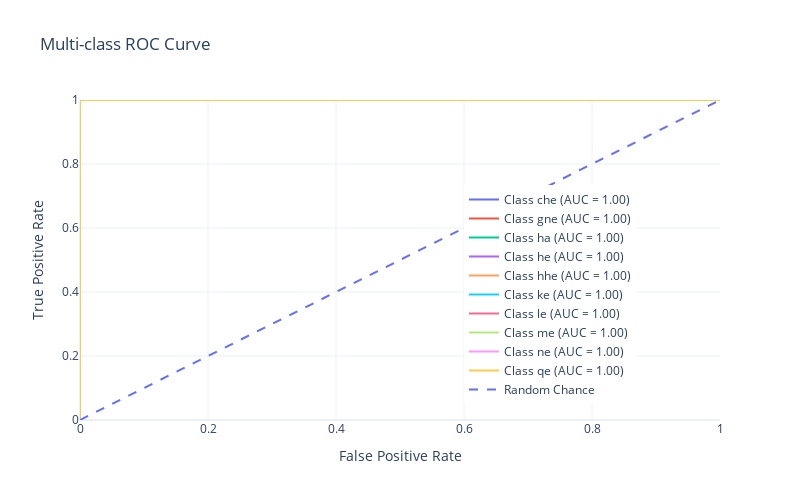

The cell this chart's notebook holds for it:
### Markdown cell above
**The ROC-AUC Curve**

### Code cell
import plotly.graph_objs as go
from sklearn.metrics import roc_curve, auc
from sklearn.preprocessing import label_binarize

# One-hot encode true labels
n_classes = len(label_encoder.classes_)
y_true = label_binarize(test_classes_encoded, classes=range(n_classes))

# Predicted probabilities
y_score = cnn_model.predict(test_images)

# Create a Plotly figure
fig = go.Figure()

# Generate ROC curve for each class
for i in range(n_classes):
    fpr, tpr, _ = roc_curve(y_true[:, i], y_score[:, i])
    roc_auc = auc(fpr, tpr)

    fig.add_trace(go.Scatter(
        x=fpr,
        y=tpr,
        mode='lines',
        name=f'Class {label_encoder.classes_[i]} (AUC = {roc_auc:.2f})'

    ))

# Add random guess diagonal
fig.add_trace(go.Scatter(
    x=[0, 1],
    y=[0, 1],
    mode='lines',
    line=dict(dash='dash'),
    name='Random Chance'
))

# Customize layout
fig.update_layout(
    title='Multi-class ROC Curve',
    xaxis_title='False Positive Rate',
    yaxis_title='True Positive Rate',
    xaxis=dict(range=[0, 1]),
    yaxis=dict(range=[0, 1]),
    legend=dict(x=0.6, y=0.05),
    template='plotly_white',
    width=800,
    height= 500
)

fig.show()

### Figure 1 — Plotly figure (JSON) as saved in the notebook; plotly's stock layout.template omitted (floating-point values rounded to 4 significant figures)
{"data": [{"mode": "lines", "name": "Class che (AUC = 1.00)", "type": "scatter", "x": [0, 0, 0, 1], "y": [0, 0.03448, 1, 1]}, {"mode": "lines", "name": "Class gne (AUC = 1.00)", "type": "scatter", "x": [0, 0, 0, 1], "y": [0, 0.02041, 1, 1]}, {"mode": "lines", "name": "Class ha (AUC = 1.00)", "type": "scatter", "x": [0, 0, 0, 0, 0, 0, 0, 0, 0, 1], "y": [0, 0.26, 0.32, 0.36, 0.4, 0.44, 0.46, 0.5, 1, 1]}, {"mode": "lines", "name": "Class he (AUC = 1.00)", "type": "scatter", "x": [0, 0, 0, 1], "y": [0, 0.02, 1, 1]}, {"mode": "lines", "name": "Class hhe (AUC = 1.00)", "type": "scatter", "x": [0, 0, 0, 0.7015, 1], "y": [0, 0.02439, 1, 1, 1]}, {"mode": "lines", "name": "Class ke (AUC = 1.00)", "type": "scatter", "x": [0, 0, 0, 1], "y": [0, 0.02381, 1, 1]}, {"mode": "lines", "name": "Class le (AUC = 1.00)", "type": "scatter", "x": [0, 0, 0, 1], "y": [0, 0.02326, 1, 1]}, {"mode": "lines", "name": "Class me (AUC = 1.00)", "type": "scatter", "x": [0, 0, 0, 1], "y": [0, 0.02703, 1, 1]}, {"mode": "lines", "name": "Class ne (AUC = 1.00)", "type": "scatter", "x": [0, 0, 0, 0.6667, 1], "y": [0, 0.02174, 1, 1, 1]}, {"mode": "lines", "name": "Class qe (AUC = 1.00)", "type": "scatter", "x": [0, 0, 0, 1], "y": [0, 0.02174, 1, 1]}, {"line": {"dash": "dash"}, "mode": "lines", "name": "Random Chance", "type": "scatter", "x": [0, 1], "y": [0, 1]}], "layout": {"height": 500, "legend": {"x": 0.6, "y": 0.05}, "title": {"text": "Multi-class ROC Curve"}, "width": 800, "xaxis": {"range": [0, 1], "title": {"text": "False Positive Rate"}}, "yaxis": {"range": [0, 1], "title": {"text": "True Positive Rate"}}}}
